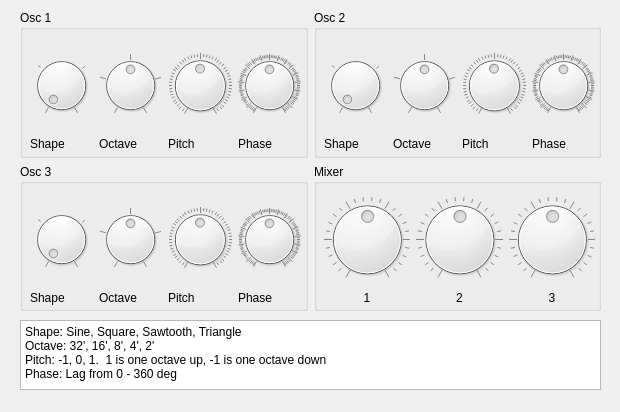
<?xml version="1.0" encoding="UTF-8"?>
<ui version="4.0">
 <class>Soundgen</class>
 <widget class="QDialog" name="Soundgen">
  <property name="geometry">
   <rect>
    <x>0</x>
    <y>0</y>
    <width>620</width>
    <height>412</height>
   </rect>
  </property>
  <property name="windowTitle">
   <string>Dialog</string>
  </property>
  <widget class="QWidget" name="gridLayoutWidget_2">
   <property name="geometry">
    <rect>
     <x>20</x>
     <y>10</y>
     <width>581</width>
     <height>301</height>
    </rect>
   </property>
   <layout class="QGridLayout" name="gridLayout_5">
    <item row="0" column="1">
     <widget class="QGroupBox" name="groupBox_7">
      <property name="title">
       <string>Osc 2</string>
      </property>
      <widget class="QWidget" name="gridLayoutWidget_3">
       <property name="geometry">
        <rect>
         <x>10</x>
         <y>30</y>
         <width>271</width>
         <height>111</height>
        </rect>
       </property>
       <layout class="QGridLayout" name="gridLayout_2" rowstretch="8,1">
        <item row="0" column="0">
         <widget class="QDial" name="shapeDial2">
          <property name="maximum">
           <number>3</number>
          </property>
          <property name="pageStep">
           <number>3</number>
          </property>
          <property name="tracking">
           <bool>true</bool>
          </property>
          <property name="notchesVisible">
           <bool>true</bool>
          </property>
         </widget>
        </item>
        <item row="0" column="1">
         <widget class="QDial" name="octaveDial2">
          <property name="maximum">
           <number>4</number>
          </property>
          <property name="pageStep">
           <number>1</number>
          </property>
          <property name="value">
           <number>2</number>
          </property>
          <property name="notchesVisible">
           <bool>true</bool>
          </property>
         </widget>
        </item>
        <item row="0" column="3">
         <widget class="QDial" name="phaseDial2">
          <property name="maximum">
           <number>360</number>
          </property>
          <property name="value">
           <number>180</number>
          </property>
          <property name="notchesVisible">
           <bool>true</bool>
          </property>
         </widget>
        </item>
        <item row="1" column="0">
         <widget class="QLabel" name="label_5">
          <property name="text">
           <string>Shape</string>
          </property>
         </widget>
        </item>
        <item row="1" column="1">
         <widget class="QLabel" name="label_6">
          <property name="text">
           <string>Octave</string>
          </property>
         </widget>
        </item>
        <item row="1" column="2">
         <widget class="QLabel" name="label_7">
          <property name="text">
           <string>Pitch</string>
          </property>
         </widget>
        </item>
        <item row="1" column="3">
         <widget class="QLabel" name="label_8">
          <property name="text">
           <string>Phase</string>
          </property>
         </widget>
        </item>
        <item row="0" column="2">
         <widget class="QDial" name="pitchDial2">
          <property name="maximum">
           <number>200</number>
          </property>
          <property name="pageStep">
           <number>50</number>
          </property>
          <property name="value">
           <number>100</number>
          </property>
          <property name="notchesVisible">
           <bool>true</bool>
          </property>
         </widget>
        </item>
       </layout>
      </widget>
      <zorder>groupBox_6</zorder>
      <zorder>gridLayoutWidget_3</zorder>
     </widget>
    </item>
    <item row="1" column="0">
     <widget class="QGroupBox" name="groupBox_8">
      <property name="title">
       <string>Osc 3</string>
      </property>
      <widget class="QWidget" name="gridLayoutWidget_4">
       <property name="geometry">
        <rect>
         <x>10</x>
         <y>30</y>
         <width>271</width>
         <height>111</height>
        </rect>
       </property>
       <layout class="QGridLayout" name="gridLayout_3" rowstretch="8,1">
        <item row="0" column="0">
         <widget class="QDial" name="shapeDial3">
          <property name="maximum">
           <number>3</number>
          </property>
          <property name="pageStep">
           <number>3</number>
          </property>
          <property name="tracking">
           <bool>true</bool>
          </property>
          <property name="notchesVisible">
           <bool>true</bool>
          </property>
         </widget>
        </item>
        <item row="0" column="1">
         <widget class="QDial" name="octaveDial3">
          <property name="maximum">
           <number>4</number>
          </property>
          <property name="pageStep">
           <number>1</number>
          </property>
          <property name="value">
           <number>2</number>
          </property>
          <property name="notchesVisible">
           <bool>true</bool>
          </property>
         </widget>
        </item>
        <item row="0" column="3">
         <widget class="QDial" name="phaseDial3">
          <property name="maximum">
           <number>360</number>
          </property>
          <property name="value">
           <number>180</number>
          </property>
          <property name="notchesVisible">
           <bool>true</bool>
          </property>
         </widget>
        </item>
        <item row="1" column="0">
         <widget class="QLabel" name="label_9">
          <property name="text">
           <string>Shape</string>
          </property>
         </widget>
        </item>
        <item row="1" column="1">
         <widget class="QLabel" name="label_10">
          <property name="text">
           <string>Octave</string>
          </property>
         </widget>
        </item>
        <item row="1" column="2">
         <widget class="QLabel" name="label_11">
          <property name="text">
           <string>Pitch</string>
          </property>
         </widget>
        </item>
        <item row="1" column="3">
         <widget class="QLabel" name="label_12">
          <property name="text">
           <string>Phase</string>
          </property>
         </widget>
        </item>
        <item row="0" column="2">
         <widget class="QDial" name="pitchDial3">
          <property name="maximum">
           <number>200</number>
          </property>
          <property name="pageStep">
           <number>50</number>
          </property>
          <property name="value">
           <number>100</number>
          </property>
          <property name="notchesVisible">
           <bool>true</bool>
          </property>
         </widget>
        </item>
       </layout>
      </widget>
     </widget>
    </item>
    <item row="1" column="1">
     <widget class="QGroupBox" name="groupBox_9">
      <property name="title">
       <string>Mixer</string>
      </property>
      <widget class="QWidget" name="gridLayoutWidget_5">
       <property name="geometry">
        <rect>
         <x>10</x>
         <y>30</y>
         <width>271</width>
         <height>111</height>
        </rect>
       </property>
       <layout class="QGridLayout" name="gridLayout_4" rowstretch="8,0">
        <item row="1" column="2">
         <widget class="QLabel" name="label_15">
          <property name="text">
           <string>3</string>
          </property>
          <property name="alignment">
           <set>Qt::AlignCenter</set>
          </property>
         </widget>
        </item>
        <item row="1" column="0">
         <widget class="QLabel" name="label_13">
          <property name="text">
           <string>1</string>
          </property>
          <property name="alignment">
           <set>Qt::AlignCenter</set>
          </property>
         </widget>
        </item>
        <item row="0" column="0">
         <widget class="QDial" name="ampDial1">
          <property name="value">
           <number>50</number>
          </property>
          <property name="notchesVisible">
           <bool>true</bool>
          </property>
         </widget>
        </item>
        <item row="1" column="1">
         <widget class="QLabel" name="label_14">
          <property name="text">
           <string>2</string>
          </property>
          <property name="alignment">
           <set>Qt::AlignCenter</set>
          </property>
         </widget>
        </item>
        <item row="0" column="1">
         <widget class="QDial" name="ampDial2">
          <property name="value">
           <number>50</number>
          </property>
          <property name="notchesVisible">
           <bool>true</bool>
          </property>
         </widget>
        </item>
        <item row="0" column="2">
         <widget class="QDial" name="ampDial3">
          <property name="value">
           <number>50</number>
          </property>
          <property name="notchesVisible">
           <bool>true</bool>
          </property>
         </widget>
        </item>
       </layout>
      </widget>
     </widget>
    </item>
    <item row="0" column="0">
     <widget class="QGroupBox" name="groupBox_6">
      <property name="title">
       <string>Osc 1</string>
      </property>
      <widget class="QWidget" name="gridLayoutWidget">
       <property name="geometry">
        <rect>
         <x>10</x>
         <y>30</y>
         <width>271</width>
         <height>111</height>
        </rect>
       </property>
       <layout class="QGridLayout" name="gridLayout" rowstretch="8,1">
        <item row="0" column="0">
         <widget class="QDial" name="shapeDial1">
          <property name="maximum">
           <number>3</number>
          </property>
          <property name="pageStep">
           <number>3</number>
          </property>
          <property name="tracking">
           <bool>true</bool>
          </property>
          <property name="notchesVisible">
           <bool>true</bool>
          </property>
         </widget>
        </item>
        <item row="0" column="1">
         <widget class="QDial" name="octaveDial1">
          <property name="maximum">
           <number>4</number>
          </property>
          <property name="pageStep">
           <number>1</number>
          </property>
          <property name="value">
           <number>2</number>
          </property>
          <property name="notchesVisible">
           <bool>true</bool>
          </property>
         </widget>
        </item>
        <item row="0" column="3">
         <widget class="QDial" name="phaseDial1">
          <property name="maximum">
           <number>360</number>
          </property>
          <property name="value">
           <number>180</number>
          </property>
          <property name="notchesVisible">
           <bool>true</bool>
          </property>
         </widget>
        </item>
        <item row="0" column="2">
         <widget class="QDial" name="pitchDial1">
          <property name="maximum">
           <number>200</number>
          </property>
          <property name="pageStep">
           <number>50</number>
          </property>
          <property name="value">
           <number>100</number>
          </property>
          <property name="notchesVisible">
           <bool>true</bool>
          </property>
         </widget>
        </item>
        <item row="1" column="0">
         <widget class="QLabel" name="label">
          <property name="text">
           <string>Shape</string>
          </property>
         </widget>
        </item>
        <item row="1" column="1">
         <widget class="QLabel" name="label_2">
          <property name="text">
           <string>Octave</string>
          </property>
         </widget>
        </item>
        <item row="1" column="2">
         <widget class="QLabel" name="label_3">
          <property name="text">
           <string>Pitch</string>
          </property>
         </widget>
        </item>
        <item row="1" column="3">
         <widget class="QLabel" name="label_4">
          <property name="text">
           <string>Phase</string>
          </property>
         </widget>
        </item>
       </layout>
      </widget>
     </widget>
    </item>
   </layout>
  </widget>
  <widget class="QTextEdit" name="textEdit">
   <property name="geometry">
    <rect>
     <x>20</x>
     <y>320</y>
     <width>581</width>
     <height>70</height>
    </rect>
   </property>
   <property name="html">
    <string>&lt;!DOCTYPE HTML PUBLIC &quot;-//W3C//DTD HTML 4.0//EN&quot; &quot;http://www.w3.org/TR/REC-html40/strict.dtd&quot;&gt;
&lt;html&gt;&lt;head&gt;&lt;meta name=&quot;qrichtext&quot; content=&quot;1&quot; /&gt;&lt;style type=&quot;text/css&quot;&gt;
p, li { white-space: pre-wrap; }
&lt;/style&gt;&lt;/head&gt;&lt;body style=&quot; font-family:'Sans Serif'; font-size:9pt; font-weight:400; font-style:normal;&quot;&gt;
&lt;p style=&quot; margin-top:0px; margin-bottom:0px; margin-left:0px; margin-right:0px; -qt-block-indent:0; text-indent:0px;&quot;&gt;Shape: Sine, Square, Sawtooth, Triangle&lt;/p&gt;
&lt;p style=&quot; margin-top:0px; margin-bottom:0px; margin-left:0px; margin-right:0px; -qt-block-indent:0; text-indent:0px;&quot;&gt;Octave: 32', 16', 8', 4', 2'&lt;/p&gt;
&lt;p style=&quot; margin-top:0px; margin-bottom:0px; margin-left:0px; margin-right:0px; -qt-block-indent:0; text-indent:0px;&quot;&gt;Pitch: -1, 0, 1.  1 is one octave up, -1 is one octave down&lt;/p&gt;
&lt;p style=&quot; margin-top:0px; margin-bottom:0px; margin-left:0px; margin-right:0px; -qt-block-indent:0; text-indent:0px;&quot;&gt;Phase: Lag from 0 - 360 deg&lt;/p&gt;&lt;/body&gt;&lt;/html&gt;</string>
   </property>
  </widget>
 </widget>
 <resources/>
 <connections/>
</ui>
